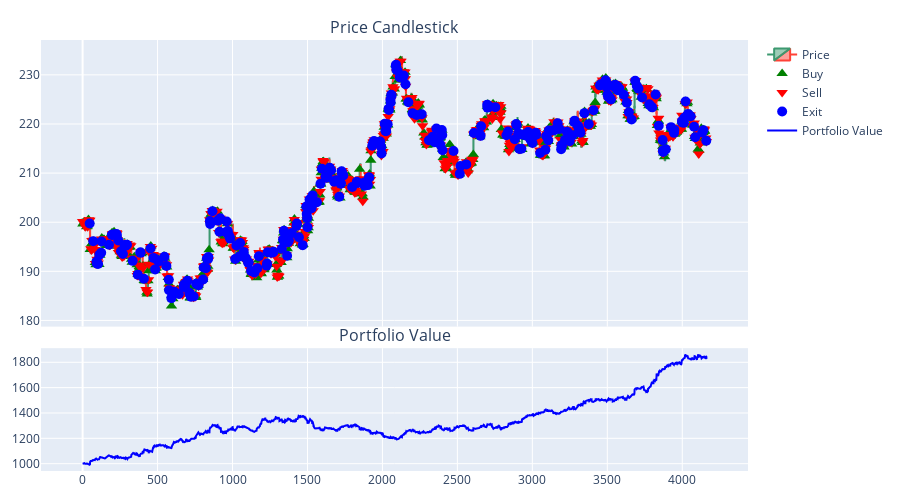

Source (notebook cell):
### Code cell
# env_test.unwrapped.save_for_render(dir = "render_logs")

historical_info_df = history_dfs[-1]
buy_df_xgb, sell_df_xgb, exit_df_xgb = extract_signals(historical_info_df)
fig_xgb = build_fig(
    historical_info_df,
    buy_df_xgb,
    sell_df_xgb,
    exit_df_xgb
)
fig_xgb.show()

### Figure 1 — Plotly figure (JSON) as saved in the notebook; plotly's stock layout.template omitted (floating-point values rounded to 4 significant figures; data arrays with more than 128 entries replaced by an {"elided": "..."} marker saying what was removed)
{"data": [{"close": {"elided": "4166 float values"}, "high": {"elided": "4166 float values"}, "low": {"elided": "4166 float values"}, "name": "Price", "open": {"elided": "4166 float values"}, "type": "candlestick", "x": {"elided": "4166 int values"}, "xaxis": "x", "yaxis": "y"}, {"marker": {"color": "green", "size": 10, "symbol": "triangle-up"}, "mode": "markers", "name": "Buy", "type": "scatter", "x": {"elided": "796 int values"}, "xaxis": "x", "y": {"elided": "796 float values"}, "yaxis": "y"}, {"marker": {"color": "red", "size": 10, "symbol": "triangle-down"}, "mode": "markers", "name": "Sell", "type": "scatter", "x": {"elided": "861 int values"}, "xaxis": "x", "y": {"elided": "861 float values"}, "yaxis": "y"}, {"marker": {"color": "blue", "size": 10, "symbol": "circle"}, "mode": "markers", "name": "Exit", "type": "scatter", "x": {"elided": "277 int values"}, "xaxis": "x", "y": {"elided": "277 float values"}, "yaxis": "y"}, {"line": {"color": "blue"}, "mode": "lines", "name": "Portfolio Value", "type": "scatter", "x": {"elided": "4166 int values"}, "xaxis": "x2", "y": {"elided": "4166 float values"}, "yaxis": "y2"}], "layout": {"annotations": [{"font": {"size": 16}, "showarrow": false, "text": "Price Candlestick", "x": 0.5, "xanchor": "center", "xref": "paper", "y": 1.0, "yanchor": "bottom", "yref": "paper"}, {"font": {"size": 16}, "showarrow": false, "text": "Portfolio Value", "x": 0.5, "xanchor": "center", "xref": "paper", "y": 0.285, "yanchor": "bottom", "yref": "paper"}], "height": 500, "margin": {"b": 20, "l": 40, "r": 20, "t": 40}, "xaxis": {"anchor": "y", "domain": [0, 1], "matches": "x2", "rangeslider": {"visible": false}, "showticklabels": false}, "xaxis2": {"anchor": "y2", "domain": [0, 1], "rangeslider": {"visible": false}}, "yaxis": {"anchor": "x", "domain": [0.335, 1.0]}, "yaxis2": {"anchor": "x2", "domain": [0, 0.285]}}}
